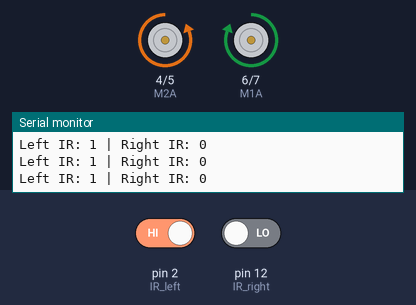
Bench run of a sketch on a simulated Arduino Uno, built with avr-gcc and run on an emulated ATmega328P. Parts: motor-driver pin pairs drawn as motors (green arrow = first pin HIGH = forward, orange = second pin HIGH = backward, longer = more drive), the last lines printed to the serial monitor. The inputs (shaded band) are chosen by the test bench; at power-on: pin 12 (IR_right) LOW, pin 2 (IR_left) HIGH.

Above: at 1.8 s.
1.9 s: pin 12 (IR_right) driven HIGH
At 2.4 s:
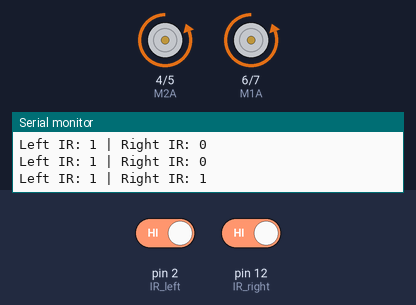
4.9 s: pin 2 (IR_left) driven LOW
At 6.4 s:
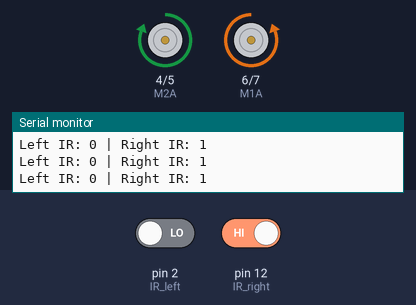
6.7 s: pin 2 (IR_left) driven HIGH
At 7.85 s:
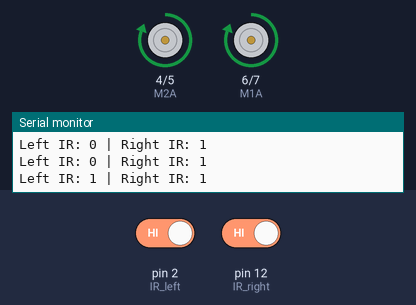
9.7 s: pin 12 (IR_right) driven LOW
At 10.05 s:
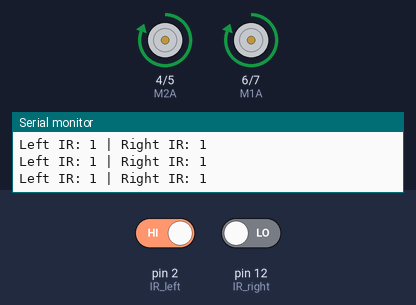
Timing chart, 0 to 12.6 s (numbered marks = the images above; inputs shaded):
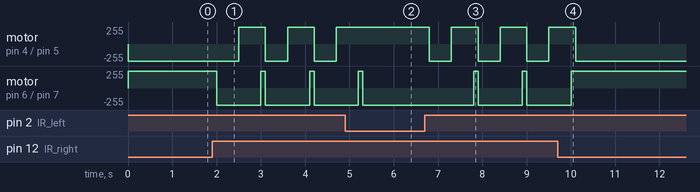

Measured:
- after the input at 1.9 s, motor on pin 4 (M2A) / pin 5 (M2B): alternates forward 255/255 for 0.60 s and backward 255/255 for 0.50 s, starting after 0.60 s; motor on pin 6 (M1A) / pin 7 (M1B): alternates forward 255/255 for 0.10 s and backward 255/255 for 1.0 s, starting after 0.10 s
- after the input at 4.9 s, motor on pin 4 (M2A) / pin 5 (M2B): stays forward 255/255 (without the input it goes to backward 255/255 after 0.40 s); motor on pin 6 (M1A) / pin 7 (M1B): goes on until 5.3 s, then stays backward 255/255
- after the input at 6.7 s, motor on pin 4 (M2A) / pin 5 (M2B): alternates forward 255/255 for 0.60 s and backward 255/255 for 0.50 s, starting after 0.10 s; motor on pin 6 (M1A) / pin 7 (M1B): alternates forward 255/255 for 0.10 s and backward 255/255 for 1.0 s, starting after 1.1 s
- after the input at 9.7 s, motor on pin 4 (M2A) / pin 5 (M2B): goes on until 10.1 s, then stays backward 255/255; motor on pin 6 (M1A) / pin 7 (M1B): goes on until 10.0 s, then stays forward 255/255

The sketch:

Cliff_Avoider.ino
```cpp
// Motor pins
int M1A = 6;
int M1B = 7;
int M2A = 4;
int M2B = 5;

// IR sensors
int IR_left = 2;     // Left IR sensor
int IR_right = 12;   // Right IR sensor

void setup() {
  // Motor pins
  pinMode(M1A, OUTPUT);
  pinMode(M1B, OUTPUT);
  pinMode(M2A, OUTPUT);
  pinMode(M2B, OUTPUT);

  // IR sensors
  pinMode(IR_left, INPUT);
  pinMode(IR_right, INPUT);

  Serial.begin(9600);
}

void loop() {
  int leftIR = digitalRead(IR_left);
  int rightIR = digitalRead(IR_right);

  Serial.print("Left IR: ");
  Serial.print(leftIR);
  Serial.print(" | Right IR: ");
  Serial.println(rightIR);

  // --- Avoidance Logic ---
  if (leftIR == LOW && rightIR == LOW) {      // Both clear
    moveForward();
  }
  else if (leftIR == HIGH && rightIR == LOW) {  // Obstacle on left
    turnRight();
    delay(400);  // small turn
  }
  else if (rightIR == HIGH && leftIR == LOW) {  // Obstacle on right
    turnLeft();
    delay(400);  // small turn
  }
  else if (leftIR == HIGH && rightIR == HIGH) {   // Both blocked
    reverse();
    delay(500);           // reverse for a while
    turnLeft();           // then turn (you can make random left/right if you want)
    delay(500);           // turning time
    moveForward();        // continue forward
  }

  delay(100);
}

// === Motor Functions ===
void moveForward() {
  digitalWrite(M1A, HIGH);
  digitalWrite(M1B, LOW);
  digitalWrite(M2A, HIGH);
  digitalWrite(M2B, LOW);
}

void turnLeft() {
  digitalWrite(M1A, LOW);
  digitalWrite(M1B, HIGH);
  digitalWrite(M2A, HIGH);
  digitalWrite(M2B, LOW);
}

void turnRight() {
  digitalWrite(M1A, HIGH);
  digitalWrite(M1B, LOW);
  digitalWrite(M2A, LOW);
  digitalWrite(M2B, HIGH);
}

void reverse() {
  digitalWrite(M1A, LOW);
  digitalWrite(M1B, HIGH);
  digitalWrite(M2A, LOW);
  digitalWrite(M2B, HIGH);
}
```
